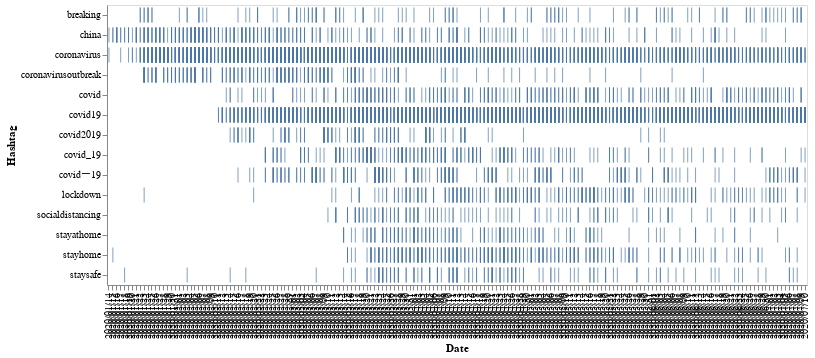

This figure's notebook cell:
### Code cell
alt.data_transformers.disable_max_rows()
c = alt.Chart(df).mark_tick().encode(
    x='Date:N',
    y='Hashtag:N'
).properties(width=700)

c

### Figure 1 — Vega-Lite specification as saved in the notebook (floating-point values rounded to 4 significant figures; data arrays with more than 128 entries replaced by an {"elided": "..."} marker saying what was removed)
{"config": {"view": {"continuousWidth": 400, "continuousHeight": 300}}, "data": {"name": "data-8513440eb4864a2e425203f3064bb2d1"}, "mark": "tick", "encoding": {"x": {"type": "nominal", "field": "Date"}, "y": {"type": "nominal", "field": "Hashtag"}}, "width": 700, "$schema": "https://vega.github.io/schema/vega-lite/v4.8.1.json", "datasets": {"data-8513440eb4864a2e425203f3064bb2d1": {"elided": "8180 records"}}}
